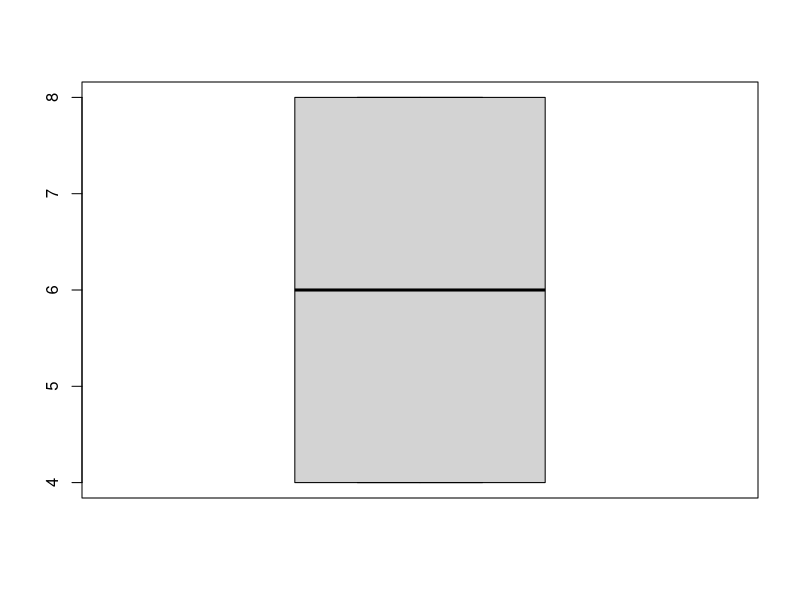

Write the R code that produced this figure.
#Codigo para problema 1
mis_dades <- mtcars
mean(mis_dades$qsec)#promedio
x <- mis_dades$cyl
sort(x)#ordena de petit a gran
median(x)#mediana
quantile(x, 0.25)#quartile (dades, percentatge)
IQR(x)#valor interquartilico(entre q0.25 i q0.75)
boxplot(x)#plot de les dades
sd(x)#desviacion tipica(dispersion a la mediana)=(sqrt(var(x))
var(x)#Variancia muestral
